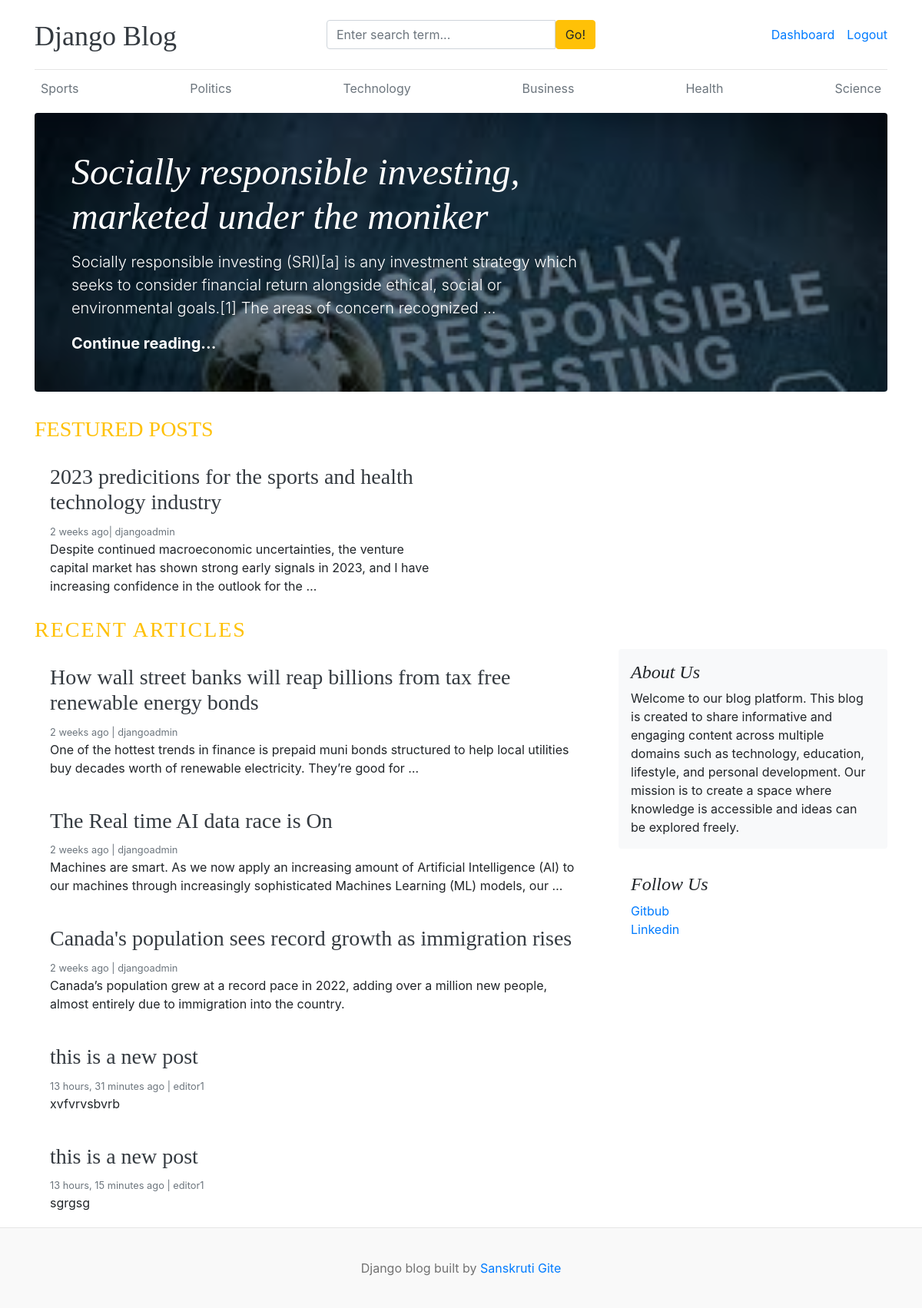
The app's page / (signed in) with its own data.
### blogs/models.py (models this page shows, shortened)
class Category(models.Model):
    category_name=models.CharField(max_length=50 , unique=True)
    created_at=models.DateTimeField(auto_now_add=True)
    updated_at=models.DateTimeField(auto_now=True)
    class Meta:
        verbose_name_plural ='categories'

class Blog(models.Model):
    title=models.CharField(max_length=100)
    slug=models.SlugField(max_length=150,unique=True,blank=True)
    category=models.ForeignKey(Category, on_delete=models.CASCADE)
    author=models.ForeignKey(User,on_delete=models.CASCADE)
    featured_image=models.ImageField(upload_to='uploads/%Y/%m/%d')
    short_description=models.TextField(max_length=500)
    blog_body=models.TextField(max_length=2000)
    status=models.CharField(max_length=20,choices=STATUS_CHOICES,default="Draft")
    is_featured=models.BooleanField(default=False)
    created_at=models.DateTimeField(auto_now_add=True)
    updated_at=models.DateTimeField(auto_now=True)

### assignments/models.py (models this page shows, shortened)
class About(models.Model):
    about_heading=models.CharField(max_length=25)
    about_description=models.TextField(max_length=350)
    created_at=models.DateTimeField(auto_now_add=True)
    updated_at=models.DateTimeField(auto_now=True)
    class Meta:
        verbose_name_plural='About'

class SocialLink(models.Model):
    platform=models.CharField(max_length=35)
    link=models.URLField(max_length=150)
    created_at=models.DateTimeField(auto_now_add=True)
    updated_at=models.DateTimeField(auto_now=True)

### blog_main/views.py (the view)
# urls.py: 2. Add a URL to urlpatterns:  path('', views.home, name='home')
def home(request):
    featured_posts=Blog.objects.filter(is_featured=True,status='Published').order_by('updated_at')
    posts= Blog.objects.filter(is_featured=False,status='Published')
    try:
        about=About.objects.get()
    except:
        about=None
    context={
        'featured_posts':featured_posts,
        'posts':posts,
        'about':about,
    }
    return render(request,'home.html',context)

### blogs/context_processors.py (called while the page is built)
def get_categories(request):
    categories=Category.objects.all()
    return dict(categories=categories)

def get_social_links(request):
    social_links =SocialLink.objects.all()
    return dict(social_links=social_links)

### templates/home.html (shortened to what this page needs)
{%extends 'base.html' %}
{%block content%}
    {% for post in featured_posts%}
        {% if forloop.first%}
        <div class="jumbotron p-3 p-md-5 text-white rounded bg-dark" style="background-image: url({{post.featured_image.url}});background-blend-mode: overlay;background-size:cover;">
            <div class="col-md-8 px-0">
            <h1 class="display-4 font-italic">{{post.title}}</h1>
            <p class="lead my-3">{{post.short_description|truncatewords:25}}</p>
            <p class="lead mb-0"><a href="{% url 'blogs' post.slug %}" class="text-white font-weight-bold">Continue reading...</a></p>
            </div>
        </div>
        {% endif %}
    {% endfor%}
    <h3 class="text-uppercase text-warning" style="letter_spacing: 2px;">Festured Posts</h3>
    <div class="row mb-2">
        {% for post in featured_posts %}
            {%if not forloop.first%}
            <div class="col-md-6">
            <div class="card border-0" >
                <div class="card-body">
                <h3><a href="{%url 'blogs' post.slug %}" class="text-dark">{{post.title}}</a></h3>
                <small class="mb-1 text-muted">{{post.created_at| timesince}} ago| {{post.author}}</small>
                <p class="card-text">{{post.short_description|truncatewords:25}}</p>
                </div>
            </div>
            </div>
            {% endif %}
        {%endfor%}
    </div>
        <h3 class="text-uppercase text-warning" style="letter-spacing: 2px;">Recent Articles</h3>
        <main role="main" class="container p-0">
            <div class="row">
                <div class="col-md-8 blog-main">
                    {% for post in posts %}
                <div class="card border-0" >
                <div class="card-body">
                <h3> <a href="{% url 'blogs' post.slug  %}" class="text-dark">{{ post.title }}</a></h3>
                <small class="mb-1 text-muted">{{ post.created_at | timesince }} ago | {{ post.author }}</small>
                <p class="card-text">{{ post.short_description | truncatewords:25 }}</p>
                </div>
        </div>
        {% endfor %}
        </div>
        <aside class="col-md-4 blog-sidebar">
            <div class="p-3 mb-3 bg-light rounded">
            <h4 class="font-italic">{{about.about_heading}}</h4>
            <p class="mb-0">{{about.about_description}}</p>
            </div>
            {% if social_links %}
            <div class="p-3">
            <h4 class="font-italic">Follow Us</h4>
            <ol class="list-unstyled">
                {% for i in social_links %}
                <li><a href="{{i.link}}" target="_blank">{{i.platform}}</a></li>
                {% endfor%}
            </ol>
            </div>
            {% endif %}
        </aside>
        </div>
    </main>
    </div>
    {% endblock %}

### templates/base.html (shortened to what this page needs)
    {%load static%}
    <!DOCTYPE html>
    <html lang="en">
    <head>
        <link href="https://getbootstrap.com/docs/4.0/dist/css/bootstrap.min.css" rel="stylesheet">
        <link href="{% static 'css/blog.css' %}" rel="stylesheet">
        <link rel="stylesheet" href="https://cdnjs.cloudflare.com/ajax/libs/font-awesome/4.7.0/css/font-awesome.min.css">
    </head>
    <body>
        <div class="container">
        <header class="blog-header py-3">
            <div class="row flex-nowrap justify-content-between align-items-center">
            <div class="col-4 pt-1">
                <a class="blog-header-logo text-dark" href="/">Django Blog</a>
            </div>
            <div class="col-md-4">
                <form action="{% url 'search' %}" method="GET">
                    <div class="input-group">
                <input class="form-control" type="text" name="keyword" value="{{ keyword }}" placeholder="Enter search term..." aria-label="Enter search term..." aria-describedby="button-search" />
                <button type="submit" class="btn btn-warning" id="button-search" type="button">Go!</button>
                    </div>
                </form>
            </div>
            <div class="col-md-4 d-flex justify-content-end align-items-center">
                {% if not user.is_authenticated %}
                <a class="btn btn-sm btn-warning" href="{% url 'login' %}">Login</a> &nbsp;
                <a class="btn btn-sm btn-outline-secondary" href="{% url 'register' %}">Register</a>
                {%else%}
                <span><a href="{% url 'dashboard' %}">Dashboard</a></span>
                <span><a href="{%url 'logout'%}">Logout</a></span>
                {%endif%}
            </div>
            </div>
        </header>
        <div class="nav-scroller py-1 mb-2">
            <nav class="nav d-flex justify-content-between">
                {%for cat in categories%}
            <a class="p-2 text-muted" href="{% url 'posts_by_category' cat.id %}">{{cat.category_name}}</a>
            {%endfor%}
            </nav>
        </div>
{% block content%}
{%endblock%}
<footer class="blog-footer">
    <p>Django blog built by <a href="#">Sanskruti Gite</a></p>
    </footer>
    </body>
    </html>

### blog_main/static/css/blog.css (style rules this page uses)
.blog-header { border-bottom: 1px solid #e5e5e5; }
.blog-header-logo { font-family: "Playfair Display", Georgia, "Times New Roman", serif; font-size: 2.25rem; }
h1, h2, h3, h4, h5, h6 { font-family: "Playfair Display", Georgia, "Times New Roman", serif; }
.display-4 { font-size: 2.5rem; }
@media (min-width: 768px) { .display-4 { font-size: 3rem; } }
.blog-footer { padding: 2.5rem 0; color: #727272; text-align: center; background-color: #f9f9f9; border-top: .05rem solid #e5e5e5; }
.blog-footer p:last-child { margin-bottom: 0; }

### records on screen
Category: category_name "Sports"
Category: category_name "Politics"
Category: category_name "Technology"
Category: category_name "Business"
Category: category_name "Health"
Category: category_name "Science"
Blog: featured_image (picture), title "Socially responsible investing, marketed under the moniker", short_description "Socially responsible investing (SRI)[a] is any investment strategy which seeks to consider financial return alongside ethical, social or environmental goals.[1] The areas of concern recognized …"
Blog: title "2023 predicitions for the sports and health technology industry", created_at "2 weeks", author "djangoadmin", short_description "Despite continued macroeconomic uncertainties, the venture capital market has shown strong early signals in 2023, and I have increasing confidence in the outlook for the …"
Blog: title "How wall street banks will reap billions from tax free renewable energy bonds", created_at "2 weeks", author "djangoadmin", short_description "One of the hottest trends in finance is prepaid muni bonds structured to help local utilities buy decades worth of renewable electricity. They’re good for …"
Blog: title "The Real time AI data race is On", created_at "2 weeks", author "djangoadmin", short_description "Machines are smart. As we now apply an increasing amount of Artificial Intelligence (AI) to our machines through increasingly sophisticated Machines Learning (ML) models, our …"
Blog: title "Canada's population sees record growth as immigration rises", created_at "2 weeks", author "djangoadmin", short_description "Canada’s population grew at a record pace in 2022, adding over a million new people, almost entirely due to immigration into the country."
Blog: title "this is a new post", created_at "13 hours, 31 minutes", author "editor1", short_description "xvfvrvsbvrb"
Blog: title "this is a new post", created_at "13 hours, 15 minutes", author "editor1", short_description "sgrgsg"
About: about_heading "About Us", about_description "Welcome to our blog platform. This blog is created to share informative and engaging content across multiple domains such as technology, education, lifestyle, and personal development. Our mission is to create a space where knowledge is accessible and ideas can be explored freely."
SocialLink: platform "Gitbub"
SocialLink: platform "Linkedin"
